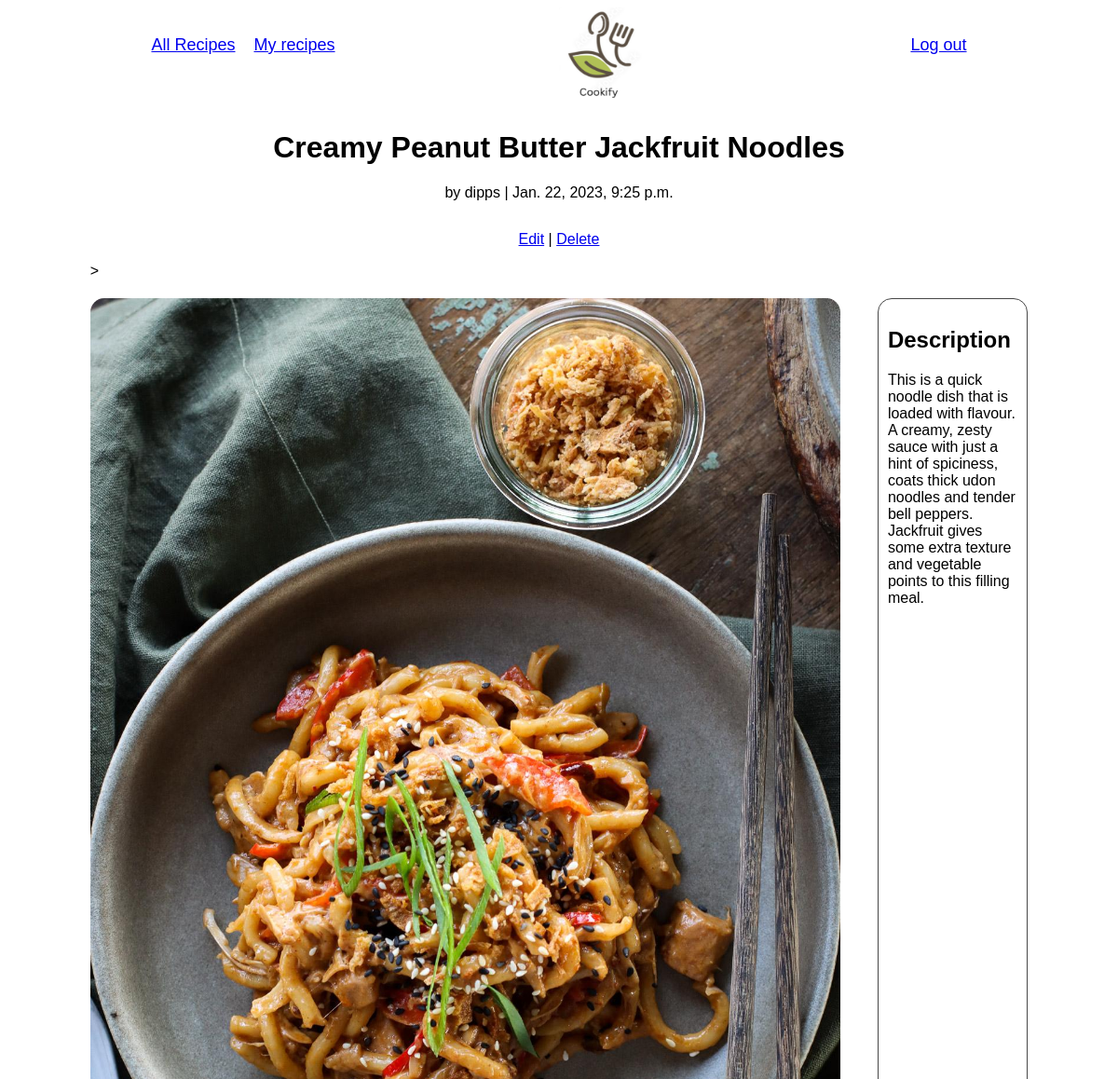
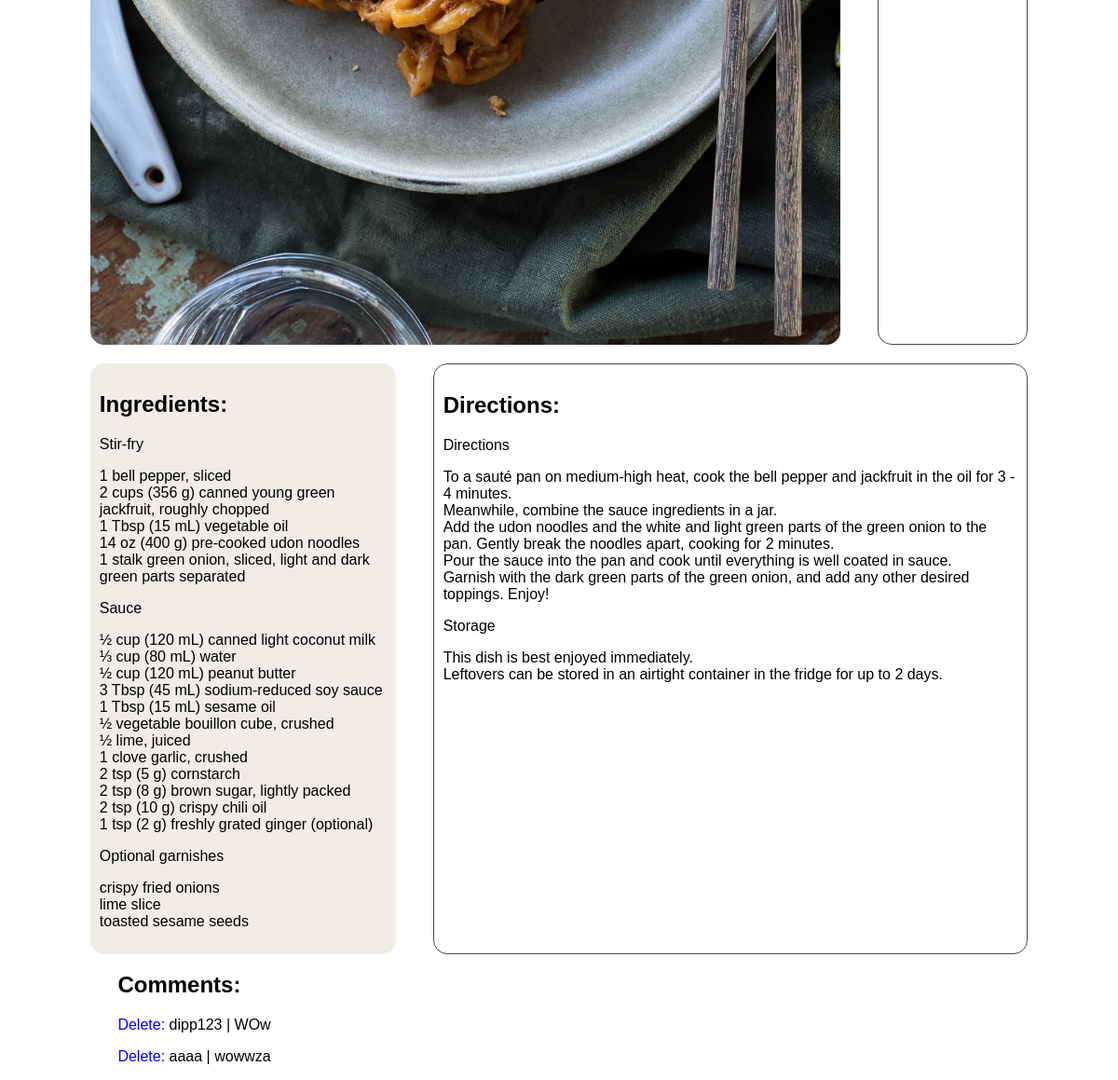
/recipes/3 (signed in), run on the app's committed database (2 pictures, top to bottom).
### recipes/models.py (models this page shows, shortened)
class Recipe(models.Model):
    title = models.CharField(max_length=255)
    description = models.TextField(default="")
    steps = models.TextField(default="")
    ingredients = models.TextField(default="")
    date = models.DateTimeField(auto_now_add=True)
    author = models.ForeignKey(
        get_user_model(),
        on_delete=models.CASCADE,
    )
    image = models.ImageField(upload_to='pics', default="pics/default.jpg")

class Comment(models.Model):
    recipe = models.ForeignKey(
        Recipe,
        on_delete=models.CASCADE,
        related_name='comments',)
    comment = models.TextField(max_length=1000)
    author = models.ForeignKey(get_user_model(), on_delete=models.CASCADE,)
    def __str__(self):
        return self.comment

### accounts/models.py (models this page shows)
class CustomUser(AbstractUser):
    email = models.EmailField()
    age = models.PositiveIntegerField(null=True, blank=True)

### recipes/views.py (the view)
# urls.py: path('<int:pk>', RecipeDetailView.as_view(), name='recipe_detail'),
class RecipeDetailView(LoginRequiredMixin, DetailView):
    model = Recipe
    template_name = 'recipe_detail.html'

### templates/recipe_detail.html (shortened to what this page needs)
{% extends 'base.html' %}
{% block content %}
    <div class="recipe-entry">
        <div class="first">
            <h1>{{ object.title }}</h1>
            <p>by {{ object.author }} | {{ object.date }}</p>
        </div>
        <p class="edit-delete">
            {%  if user == object.author %}
                <a href="{% url 'recipe_edit' recipe.pk %}">Edit</a> |
                <a href="{% url 'recipe_delete' recipe.pk %}">Delete</a>
            {% endif %}
        </p>
        <div class="top-bottom-container">>
            <div class="top">
                <img class="recipe-detail-image" src="{{ object.image.url}}"/>
                <div class="description-detail">
                    <h2>Description</h2>
                    <p>{{ object.description|linebreaks }}</p>
                </div>
            </div>
            <div class="bottom">
                <div class="ingredients-detail">
                    <h2>Ingredients: </h2>
                    <p>{{ object.ingredients|linebreaks }}</p>
                </div>
                <div class="steps-detail">
                    <h2>Directions: </h2>
                    <p>{{ object.steps|linebreaks }}</p>
                </div>
            </div>
        </div>
    </div>
    <div class="comments">
        <h2>Comments:</h2>
        {% for comment in recipe.comments.all %}
            <p class="comment">
                {% if user == recipe.author %}
                    <span><a style="text-decoration: none" href="#">Delete:   </a></span>
                {% endif %}
                {{ comment.author }} | {{ comment }}
            </p>
        {% endfor %}
    </div>
{% endblock content %}

### static/css/base.css (style rules this page uses)
html { font-family: 'Cotoris', sans-serif; }
h1 { font-family: 'CotorisBold',sans-serif; }
h1 { text-align: center }
.recipe-detail-image { width: 500px; height: 350px; }
.first { text-align: center; }
.recipe-tn-title, .recipe-entry { display: flex; flex-direction: column; align-items: center; justify-content: center; }
.top-bottom-container { display: flex; flex-direction: column; gap: 20px; }
.top, .bottom { gap: 40px; display: flex; }
.top img { width: 80%; height: 80%; }
.top img, .ingredients-detail, .steps-detail, .description-detail { border-radius: 15px; }
.ingredients-detail { padding: 10px; width: 50%; background-color: rgb(240, 236, 230); }
.steps-detail, .description-detail { padding: 10px; border: 1px solid rgb(71, 71, 71); }
.recipe-entry { width:85%; margin: 0 auto; }
.comments { margin-left: 10%; }

### data on the page
Recipe: title "Creamy Peanut Butter Jackfruit Noodles", author "dipps", date "Jan. 22, 2023, 9:25 p.m.", image (picture), description "This is a quick noodle dish that is loaded with flavour. A creamy, zesty sauce with just a hint of spiciness, coats thick udon noodles and tender bell peppers. Jackfruit gives some extra texture and vegetable points to this filling meal.", ingredients "Stir-fry 1 bell pepper, sliced 2 cups (356 g) canned young green jackfruit, roughly chopped 1 Tbsp (15 mL) vegetable oil 14 oz (400 g) pre-cooked udon noodles 1 stalk green onion, sliced, light and dark green parts separated Sauce ½ cup (120 mL) canned light coconut milk ⅓ cup (80 mL) water ½ cup (120 mL) peanut butter 3 Tbsp (45 mL) sodium-reduced soy sauce 1 Tbsp (15 mL) sesame oil ½ vegetable bouillon cube, crushed ½ lime, juiced 1 clove garlic, crushed 2 tsp (5 g) cornstarch 2 tsp (8 g) brown sugar, lightly packed 2 tsp (10 g) crispy chili oil 1 tsp (2 g) freshly grated ginger (optional) Optional garnishes crispy fried onions lime slice toasted sesame seeds", steps "Directions To a sauté pan on medium-high heat, cook the bell pepper and jackfruit in the oil for 3 - 4 minutes. Meanwhile, combine the sauce ingredients in a jar. Add the udon noodles and the white and light green parts of the green onion to the pan. Gently break the noodles apart, cooking for 2 minutes. Pour the sauce into the pan and cook until everything is well coated in sauce. Garnish with the dark green parts of the green onion, and add any other desired toppings. Enjoy! Storage This dish is best enjoyed immediately. Leftovers can be stored in an airtight container in the fridge for up to 2 days."
Comment: author "dipp123", comment "WOw"
Comment: author "aaaa", comment "wowwza"
